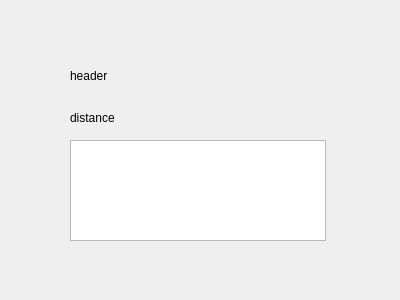
<?xml version="1.0" encoding="UTF-8"?>
<ui version="4.0">
 <class>CenterFieldDist</class>
 <widget class="QDialog" name="CenterFieldDist">
  <property name="geometry">
   <rect>
    <x>0</x>
    <y>0</y>
    <width>400</width>
    <height>300</height>
   </rect>
  </property>
  <property name="windowTitle">
   <string>Dialog</string>
  </property>
  <widget class="QLabel" name="header">
   <property name="geometry">
    <rect>
     <x>70</x>
     <y>50</y>
     <width>251</width>
     <height>51</height>
    </rect>
   </property>
   <property name="text">
    <string>header</string>
   </property>
  </widget>
  <widget class="QListWidget" name="stadiumList">
   <property name="geometry">
    <rect>
     <x>70</x>
     <y>140</y>
     <width>256</width>
     <height>101</height>
    </rect>
   </property>
  </widget>
  <widget class="QLabel" name="distanceLabel">
   <property name="geometry">
    <rect>
     <x>70</x>
     <y>110</y>
     <width>251</width>
     <height>16</height>
    </rect>
   </property>
   <property name="text">
    <string>distance</string>
   </property>
  </widget>
 </widget>
 <resources/>
 <connections/>
</ui>
